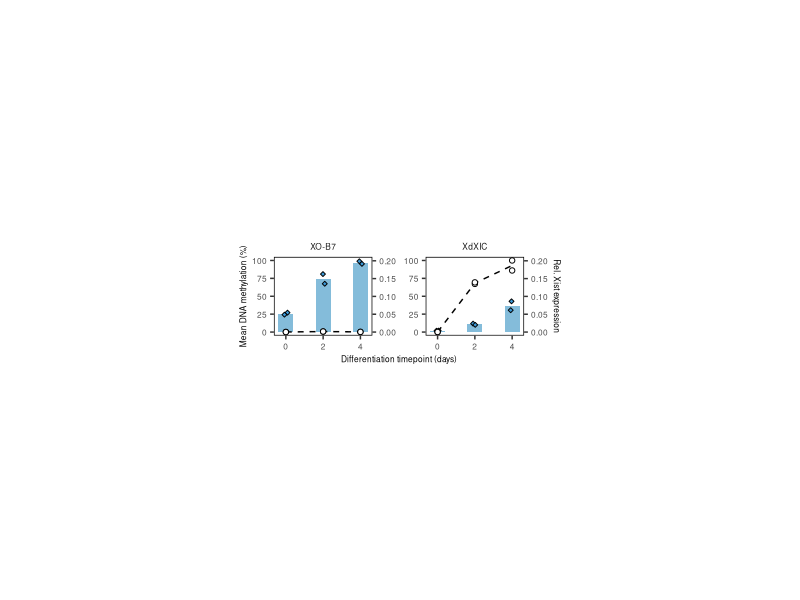

Write R code to recreate this figure.
## WGBS at RE57 ##
## Script by Nelly Kanata, OWL Schulz ##
## Created on: 23.06.2026
## Modified on: 23.06.2026 ##

library(tidyverse)
library(ggplot2)
library(ggpubr)
library(egg)
library(magrittr)

# Setup
theme_set(theme_classic() + 
            theme(legend.text = element_text(size = 6), panel.border = element_rect(color = "black", fill = NA, size = 0.5),
                  axis.line = element_blank(), axis.text = element_text(size = 6),
                  axis.title = element_text(size = 6), strip.text = element_text(size = 6),
                  strip.background = element_blank(), legend.title = element_blank()))



# Read all the .tab files
wdir="./"
setwd(wdir)

# Read WBGS data fro RE57
wgbs <- read.csv("fig_data/WGBS_Meth_RE57_RE58.txt", sep = "\t") %>%
  filter(RE=="RE_57")

wgbs$Day <- wgbs$Time / 24
wgbs$Meth <- wgbs$Meth *100
wgbs$Cells <- factor(wgbs$Cells, levels = c("XO-B7", "XdXIC"))

# read expression data
qPCR <- readxl::read_xlsx("fig_data/qPCR_XO_RG.xlsx")
qPCR %<>%
  pivot_longer(c("R1", "R2"), names_to = "qpcr_rep", values_to = "ct")

qPCR$ct <- if_else(qPCR$ct == "Undetermined", "40", qPCR$ct)

qPCR$ct <- as.numeric(qPCR$ct)

mean.data = qPCR %>% group_by(Sample, gene) %>% summarize(mean.ct = mean(ct), sd.ct = sd(ct))
rel.data <- mean.data %>%
  select(-sd.ct) %>%
  pivot_wider(names_from = gene, values_from = mean.ct) %>% 
  mutate(re_Xist=2^((mean(c(Arpo,Rrm2)))-Xist)) # Rnf12, Zic3 also here, but I dont need them

rel.data <- rel.data %>% select(starts_with("re_")) 


rel.data %<>%
  separate(Sample, c("cell_line", "timepoint", "replicate"), sep = " ") %>%
  mutate(timepoint = as.numeric(str_remove(timepoint, "T")))

rel.data %<>%
  ungroup() %>%
  mutate(percent_max = re_Xist/max(re_Xist)*100) 

rel.data$log2_re <- log2(rel.data$re_Xist)

#scale range
scale_min <- 0
scale_max <- 100

# min-max normalization
rel.data$re_scaled <- scale_min + (rel.data$re_Xist-min(rel.data$re_Xist)) * (scale_max - scale_min)/
  (max(rel.data$re_Xist)-min(rel.data$re_Xist))

rel.data$Cells <- factor(ifelse(rel.data$cell_line =="XO_B07", "XO-B7", "XdXIC"), levels=c("XO-B7", "XdXIC"))


rel.data$Day <- rel.data$timepoint / 24

# plot
plot <- wgbs %>%
  ggplot(aes(Day, Meth)) +
  facet_wrap(~ Cells, axes = "all")+
  
  # WGBS bars
  stat_summary(
    fun = mean,
    geom = "col",
    fill = "#84bcda",
    width = 0.8
  ) +
  
  # Optional: show individual WGBS points
  geom_point(
    aes(Day, Meth),
    color = "black", shape=23,fill="#3b9ad9",
    size = 1,
    position = position_jitter(width = 0.1)
  ) +
  
  scale_y_continuous(
    sec.axis =
      sec_axis(~  min(rel.data$re_Xist) + (. - 0) * (max(rel.data$re_Xist) - min(rel.data$re_Xist)) / (100 - 0),
      name = "Rel. Xist expression" #,
      #breaks = seq(0, 100, by = 50)
    )
  ) +
  scale_x_continuous(
    breaks = sort(unique(wgbs$Day))
  ) +
  ylab("Mean DNA methylation (%)") +
  xlab("Differentiation timepoint (days)") +
  
  # qPCR data
  stat_summary(data = rel.data,
               aes(x = Day, y = re_scaled, group = cell_line),
               linetype="dashed",
               fun = mean,
               geom = "line",
               color = "black",
               linewidth = 0.5,
               inherit.aes = FALSE
  )+
  
  geom_point(data = rel.data,
             aes(Day, re_scaled),
             color = "black",shape=21, fill="white", inherit.aes = FALSE)

fix <- set_panel_size(plot, height = unit(2, "cm"), width = unit(2.5, "cm"))
grid.arrange(fix)

ggsave("./Figures/RE57_WGBS_vs_Xist.pdf", fix,
       dpi = 300, useDingbats=FALSE)
